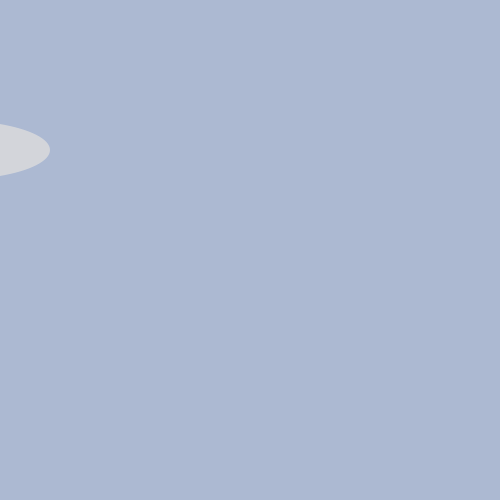
Frame 1 (no input)
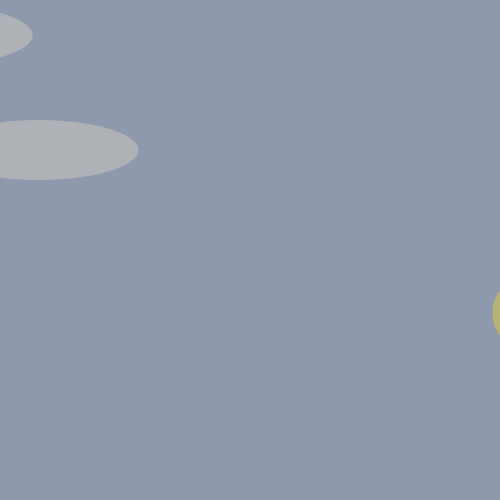
Frame 60 (the mouse pressed at the canvas centre just before this capture)
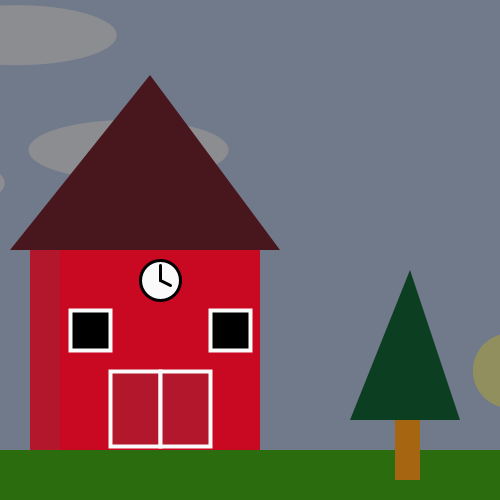
Frame 120 (the mouse held since frame 60 and released just before this capture)

The Processing sketch that drew these frames (run headless with seeded random() and noise(); from frame 60 on, the mouse is pressed at the canvas centre):

// Processing sketch: processing_133270
// ── processing_133270.pde

//by Devon McNerney

Cloud cloud1, cloud2, cloud3;
int ref;

void setup() {
  size(500, 500);
  frameRate(30);
  cloud1=new Cloud(-50, 1.5);
  cloud2=new Cloud(-150, 1.4);
  cloud3=new Cloud(-250, 1.3);
  
}

void draw() {
  
  //Sky
  background(#C6D5F2);
  fill(0, 0, 0, transparency);
  
  sun();
  
  //Clouds
  cloud1.display();
  cloud1.move();
  cloud2.display();
  cloud2.move();
  cloud3.display();
  cloud3.move();
  
  //Night
  fill(0, 0, 0, transparency*.75);
  rect(0, 0, width, height);
  
  if (transparency>100) {
  
  //grass
  noStroke();
  fill(#2B6C0F);
  rect(0, 450, 500, 500);
  
  //house
  noStroke();
  fill(#C90822);
  rect(60, 250, 200, 200);
  
  //siding
  noStroke();
  fill(#B2172C);
  rect(30, 250, 30, 200);
  
  //roof
  noStroke();
  fill(#48161D);
  triangle(10, 250, 280, 250, 150, 75);
  
  //doors
  //left
  fill(#B2172C);
  stroke(250);
  strokeWeight(4);
  rect(110, 371, 50, 75);
  //right
  rect(160, 371, 50, 75);
  
  //windows
  //left
  fill(0);
  stroke(250);
  strokeWeight(4);
  rect(70, 310, 40, 40);
  //right
  rect(210, 310, 40, 40);
  
  //clock
  fill(250);
  stroke(0);
  strokeWeight(3);
  ellipse(160, 280, 40, 40);
  line(160, 280, 170, 285);
  line(160, 280, 160, 265);
  
  //Tree
  //Green
  fill(#0C3E21);
  noStroke();
  triangle(460, 420, 410, 270, 350, 420);
  //Trunk
  fill(#A56511);
  rect(395, 420, 25, 60);
 }
}

class Cloud {
  float cloudX, cloudY, r;
  Cloud (float moveCloud, float rate) {
    println(r);
    cloudY=150;
    r=rate;
    cloudX=moveCloud;
  }
  void display() {
    noStroke();
    fill(255, 255, 255, 200);
    ellipse(cloudX, cloudY, 200, 60);
  }
  void move() {
    cloudX+=r;
    if (cloudX>width+100) {
      cloudX=-100;
      cloudY=random(20, 200);
    }
    if (cloudX<0-100)
      cloudY=random(20, 200);
  }
}

//Sun Axis
int sunRadius = 75; //size of sun
int xStart = -sunRadius; //initial x
int yStart = 20; //initial y
float xSun = xStart;
float ySun = yStart;

float t = 0;
float duration = 60 * 1000;
float conversionFactor = 2 * 3.14 / duration;
float transparency;

void sun()
{
  //Sun
  noStroke();
  fill( 247+50, 199+50, 114+50);
  ellipse(xSun, ySun, sunRadius, sunRadius);
  
  t += 0.01;
  t= millis() * conversionFactor;
  
  //parametric form
  float Rx = width/2 + sunRadius/2;
  float Ry = height/2 - sunRadius/2;
  float centerX = width/2;
  float centerY = height/2;
  xSun = cos(t) * Rx + centerX;
  ySun = sin(t) * Rx + centerY;
  
  transparency=map(ySun, 200, height, 0, 255);
   for (int starX=0; starX > width; starX += random(10)) {
    for (int starY=0; starY > height; starY += random(10)) {
      stroke(255, 255, 255, -1*transparency);
      fill(255, 255, 255, -1*transparency);
      noSmooth();
      point(starX, starY);
    }
  }
}
